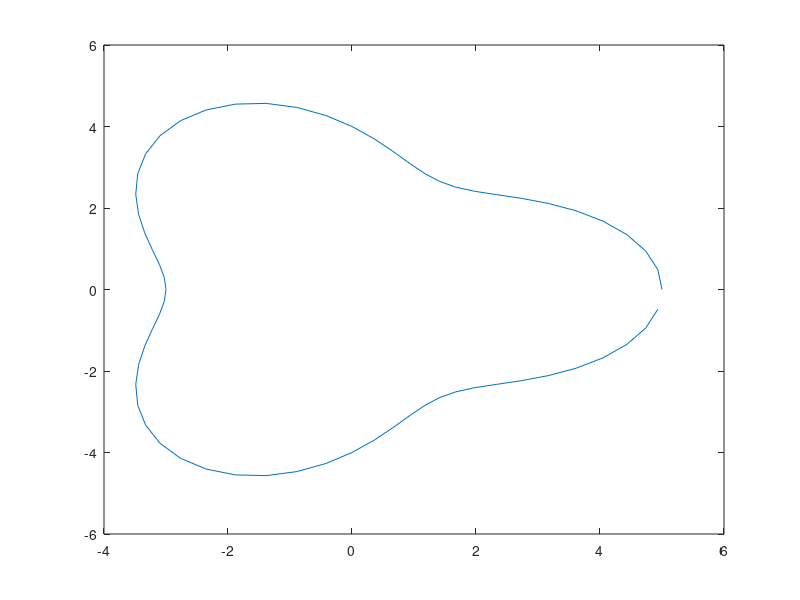

Recreate this plot in MATLAB. (Note: this script raises an error after producing the figure.)
% main function to test project curvature flow project
% Hai 09/10/2016

clear all
close all

%% Initial geometry set up
s = @(t) [(4+cos(3*t)).*cos(t), (4+cos(3*t)).*sin(t)];

%% Part 1 curve shape evolution
N = 400;    % time discretization
M = 64;     % space discretization
tfinal = 4; % final evolution time

tt = 0:tfinal;
count = numel(tt)-1;
xx = 2*pi*(0:1/M:(M-1)/M)';
x = NaN( M, 2, count);
x(:,:,1) = s(xx);
figure()
    plot(real(x(:,1,1)),real(x(:,2,1)))
for k = 1:count 
    x(:,:,k+1) = curvflow( N/count, M, x(:,:,k), tt(k), tt(k+1));  
    figure()
    plot(real(x(:,1,k+1)),real(x(:,2,k+1)))
end
